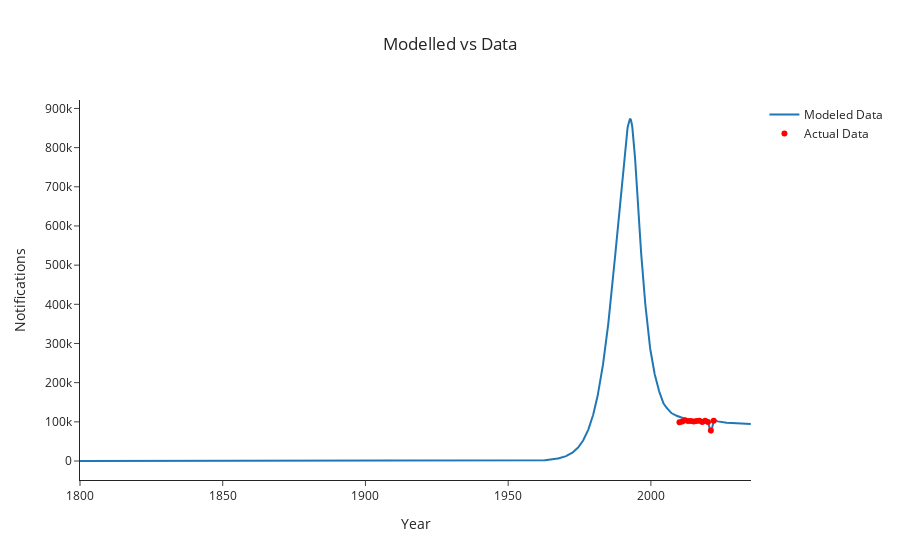

The notebook cell saved with this chart:
### Code cell
plot_model_vs_actual(
    derived_df_0, targets['notification'], "notification", "Notifications", "Modelled vs Data"
)

### Figure 1 — Plotly figure (JSON) as saved in the notebook; plotly's stock layout.template omitted (floating-point values rounded to 4 significant figures; data arrays with more than 128 entries replaced by an {"elided": "..."} marker saying what was removed)
{"data": [{"mode": "lines", "name": "Modeled Data", "type": "scatter", "x": {"elided": "2351 float values"}, "y": {"elided": "2351 float values"}}, {"marker": {"color": "red"}, "mode": "markers", "name": "Actual Data", "type": "scatter", "x": [2010, 2011, 2012, 2013, 2014, 2015, 2016, 2017, 2018, 2019, 2020, 2021, 2022], "y": [99022, 100518, 103906, 102196, 102087, 100780, 102097, 102725, 99658, 102503, 99582, 77657, 102479]}], "layout": {"title": {"text": "Modelled vs Data", "x": 0.5}, "xaxis": {"title": {"text": "Year"}}, "yaxis": {"title": {"text": "Notifications"}}}}
